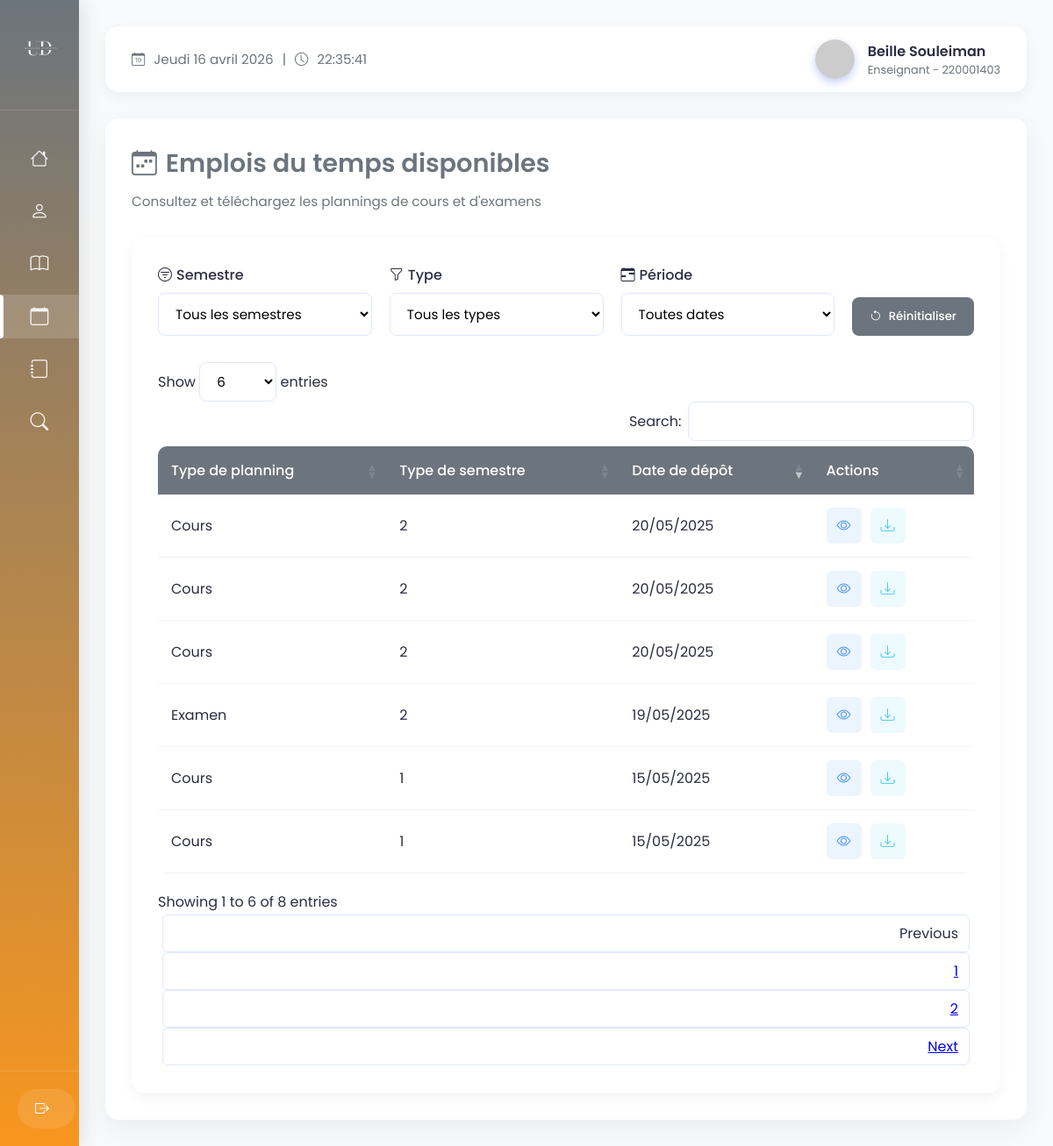
The page /apps/views/teachers/enseignant_planning.php (signed in) on the database its author committed.
### tables this page shows
CREATE TABLE `personne` (
  `id_personne` int(11) NOT NULL,
  `prenom` varchar(50) DEFAULT NULL,
  `nom` varchar(50) DEFAULT NULL,
  `email` varchar(100) DEFAULT NULL,
  `mot_de_passe` varchar(255) DEFAULT NULL,
  `image_profile` varchar(255) DEFAULT NULL,
  `role` varchar(50) DEFAULT NULL,
  `date_inscription` date DEFAULT NULL,
  `dateNaissance` date DEFAULT NULL
);

CREATE TABLE `planning` (
  `id_planning` int(11) NOT NULL,
  `id_assistant` int(11) NOT NULL,
  `id_personne` int(11) NOT NULL,
  `departement` varchar(50) NOT NULL,
  `chemin_planning` varchar(255) DEFAULT NULL,
  `date_depot` date DEFAULT NULL,
  `role_personne` varchar(255) NOT NULL,
  `type_planning` enum('cours','examen','autres','') NOT NULL,
  `type_semestre` enum('1','2') NOT NULL
);

### apps/views/teachers/enseignant_planning.php (the view, shortened to what this page needs)
<?php
require_once '../../../config/db.php';
$userID = $_SESSION['user_id'];
$sql = "SELECT id_personne, prenom, nom, email, role FROM personne WHERE id_personne = ?";
$stmt = $conn->prepare($sql);
$stmt->bind_param("s", $userID);
$stmt->execute();
$result = $stmt->get_result();
if ($result && $result->num_rows > 0) {
    $enseignant = $result->fetch_assoc();
    $userID = $enseignant['id_personne'];
} else {
    $enseignant = [
        'prenom' => 'Non défini',
        'nom' => 'Non défini',
        'role' => 'Non défini'
    ];
}
$plannings = [];
$planningQuery = "SELECT p.type_planning, p.date_depot, p.type_semestre, p.chemin_planning
                  FROM planning p
                  WHERE p.role_personne = 'enseignant'
                  AND p.id_personne = ?
                  ORDER BY p.date_depot DESC";
$stmtPlanning = $conn->prepare($planningQuery);
if ($stmtPlanning) {
    $stmtPlanning->bind_param("s", $userID);
    $stmtPlanning->execute();
    $resultPlanning = $stmtPlanning->get_result();
    if ($resultPlanning && $resultPlanning->num_rows > 0) {
        while ($row = $resultPlanning->fetch_assoc()) {
            $plannings[] = $row;
        }
    }
}
?>
<!DOCTYPE html>
<html lang="fr">
<head>
    <link rel="stylesheet" href="https://cdnjs.cloudflare.com/ajax/libs/bootstrap-icons/1.10.5/font/bootstrap-icons.min.css">
    <link rel="stylesheet" href="https://cdn.datatables.net/1.13.6/css/dataTables.bootstrap5.min.css">
    <link rel="stylesheet" href="../../../public/assets/css/enseignant_planning.css">
</head>
<body>
    <div class="dashboard">
        <aside class="left-side">
            <div class="logo">
                <img src="../../../public/assets/img/U-remove.png" alt="Logo U-Digital">
            </div>
            <nav class="sidebar-menu">
                <ul>
                    <li>
                        <a href="acceuil_enseignant.php">
                            <i class="bi bi-house"></i>
                        </a>
                    </li>
                    <li>
                        <a href="profile_enseignant.php">
                            <i class="bi bi-person"></i>
                        </a>
                    </li>
                    <li>
                        <a href="deposer_cours.php">
                            <i class="bi bi-book"></i>
                        </a>
                    </li>
                    <li class="active">
                        <a href="enseignant_planning.php">
                            <i class="bi bi-calendar"></i>
                        </a>
                    </li>
                    <li>
                        <a href="deposer_notes.php">
                            <i class="bi bi-journal"></i>
                        </a>
                    </li>
                    <li>
                        <a href="consulter_note.php">
                            <i class="bi bi-search"></i>
                        </a>
                    </li>
                </ul>
            </nav>
            <div class="sidebar-footer">
                <a href="../../../config/logout.php" class="btn-logout">
                    <i class="bi bi-box-arrow-right"></i>
                </a>
            </div>
        </aside>
        <main class="main-content">
            <header>
                <div class="date-time-display" id="date-time-display">
                    <i class="bi bi-calendar-date"></i> <span id="date-display"></span> |
                    <i class="bi bi-clock"></i> <span id="time-display"></span>
                </div>
                <div class="profile-info">
                    <div class="user-profile">
                        <img src="https://ui-avatars.com/api/?name=<?= urlencode($enseignant['prenom'] . '+' . $enseignant['nom']) ?>&background=4361ee&color=fff" alt="User" class="user-avatar">
                        <div class="user-info">
                            <span class="user-name"><?= htmlspecialchars($enseignant['prenom'] . ' ' . $enseignant['nom']) ?></span>
                            <span class="user-role">Enseignant - <?= htmlspecialchars($enseignant['id_personne']) ?></span>
                        </div>
                    </div>
                </div>
            </header>
            <section class="content-section">
                <div class="section-header">
                    <h1><i class="bi bi-calendar-week"></i> Emplois du temps disponibles</h1>
                    <p>Consultez et téléchargez les plannings de cours et d'examens</p>
                </div>
                <div class="card">
                    <div class="card-body">
                        <div class="filters-container">
                            <div class="filter-group">
                                <label for="semestreFilter"><i class="bi bi-filter-circle"></i> Semestre</label>
                                <select id="semestreFilter" class="form-filter">
                                    <option value="">Tous les semestres</option>
                                </select>
                            </div>
                            <div class="filter-group">
                                <label for="typeFilter"><i class="bi bi-funnel"></i> Type</label>
                                <select id="typeFilter" class="form-filter">
                                    <option value="">Tous les types</option>
                                </select>
                            </div>
                            <div class="filter-group">
                                <label for="dateFilter"><i class="bi bi-calendar-range"></i> Période</label>
                                <select id="dateFilter" class="form-filter">
                                    <option value="">Toutes dates</option>
                                </select>
                            </div>
                            <button id="resetFilters" class="btn-reset">
                                <i class="bi bi-arrow-counterclockwise"></i> Réinitialiser
                            </button>
                        </div>
                        <div class="table-responsive">
                            <table id="planningsTable" class="table table-hover">
                                <thead>
                                    <tr>
                                        <th>Type de planning</th>
                                        <th>Type de semestre</th>
                                        <th>Date de dépôt</th>
                                        <th>Actions</th>
                                    </tr>
                                </thead>
                                <tbody>
                                    <?php foreach ($plannings as $planning): ?>
                                        <tr>
                                            <td><?= htmlspecialchars(ucfirst($planning['type_planning'])) ?></td>
                                            <td><?= htmlspecialchars(ucfirst($planning['type_semestre'])) ?></td>
                                            <td data-order="<?= strtotime($planning['date_depot']) ?>">
                                                <?= date('d/m/Y', strtotime($planning['date_depot'])) ?>
                                            </td>
                                            <td class="actions">
                                                <a href="<?= htmlspecialchars($planning['chemin_planning']) ?>" target="_blank" class="btn-view" title="Consulter">
                                                    <i class="bi bi-eye"></i> <span class="action-text">Voir</span>
                                                </a>
                                                <a href="<?= htmlspecialchars($planning['chemin_planning']) ?>" download class="btn-download" title="Télécharger">
                                                    <i class="bi bi-download"></i> <span class="action-text">Télécharger</span>
                                                </a>
                                            </td>
                                        </tr>
                                    <?php endforeach; ?>
                                </tbody>
                            </table>
                        </div>
                    </div>
                </div>
            </section>
        </main>
    </div>
</body>
</html>

### rows shown on the page
personne: prenom+nom "Beille Souleiman", id_personne "220001403"
planning: type_planning "Cours", type_semestre "2", date_depot "20/05/2025"
planning: type_planning "Cours", type_semestre "2", date_depot "20/05/2025"
planning: type_planning "Cours", type_semestre "2", date_depot "20/05/2025"
planning: type_planning "Examen", type_semestre "2", date_depot "19/05/2025"
planning: type_planning "Cours", type_semestre "1", date_depot "15/05/2025"
planning: type_planning "Cours", type_semestre "1", date_depot "15/05/2025"
